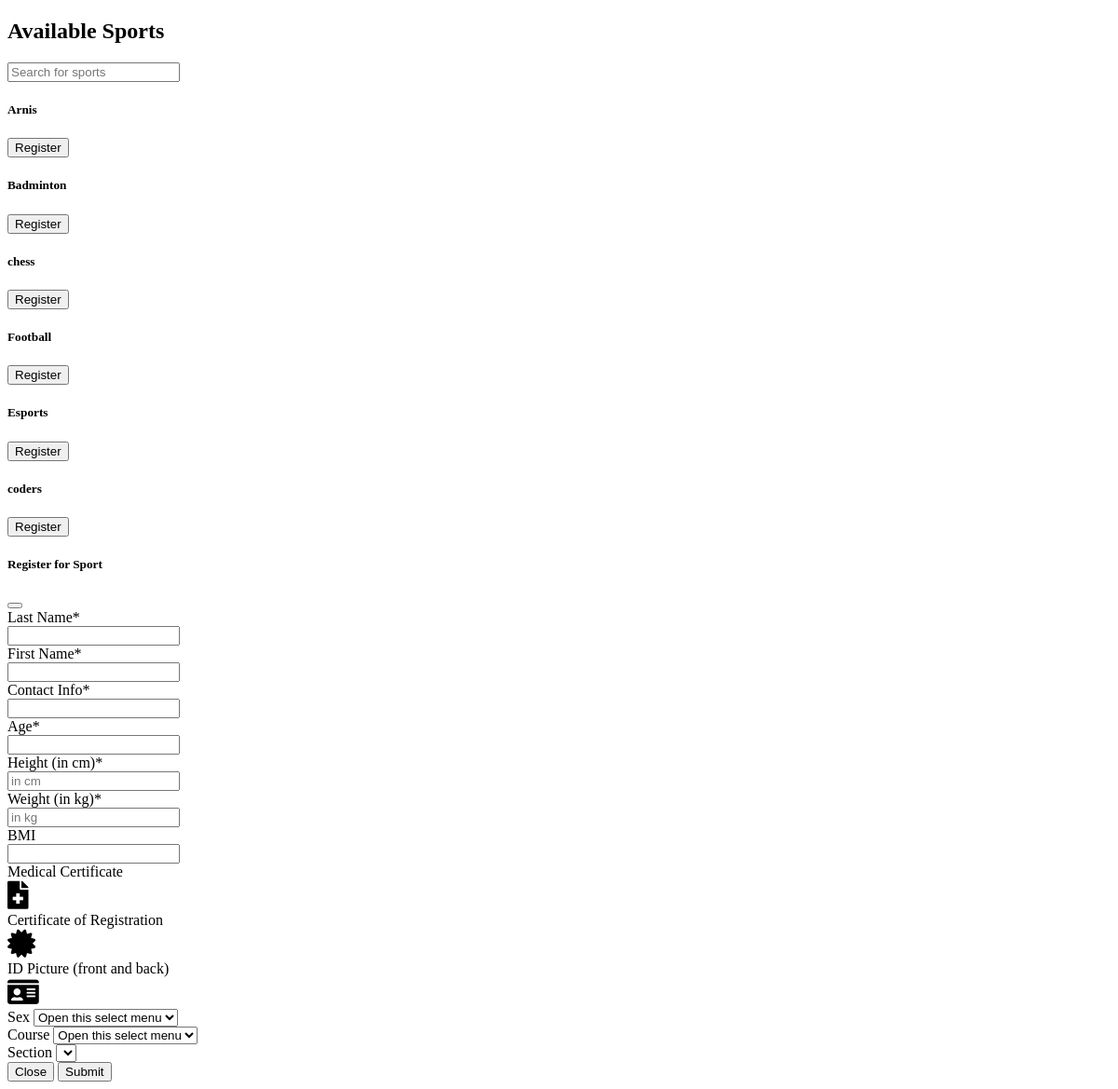
/main/roles/student_/sports_stud.php (signed in), run on an earlier commit of the app's database.
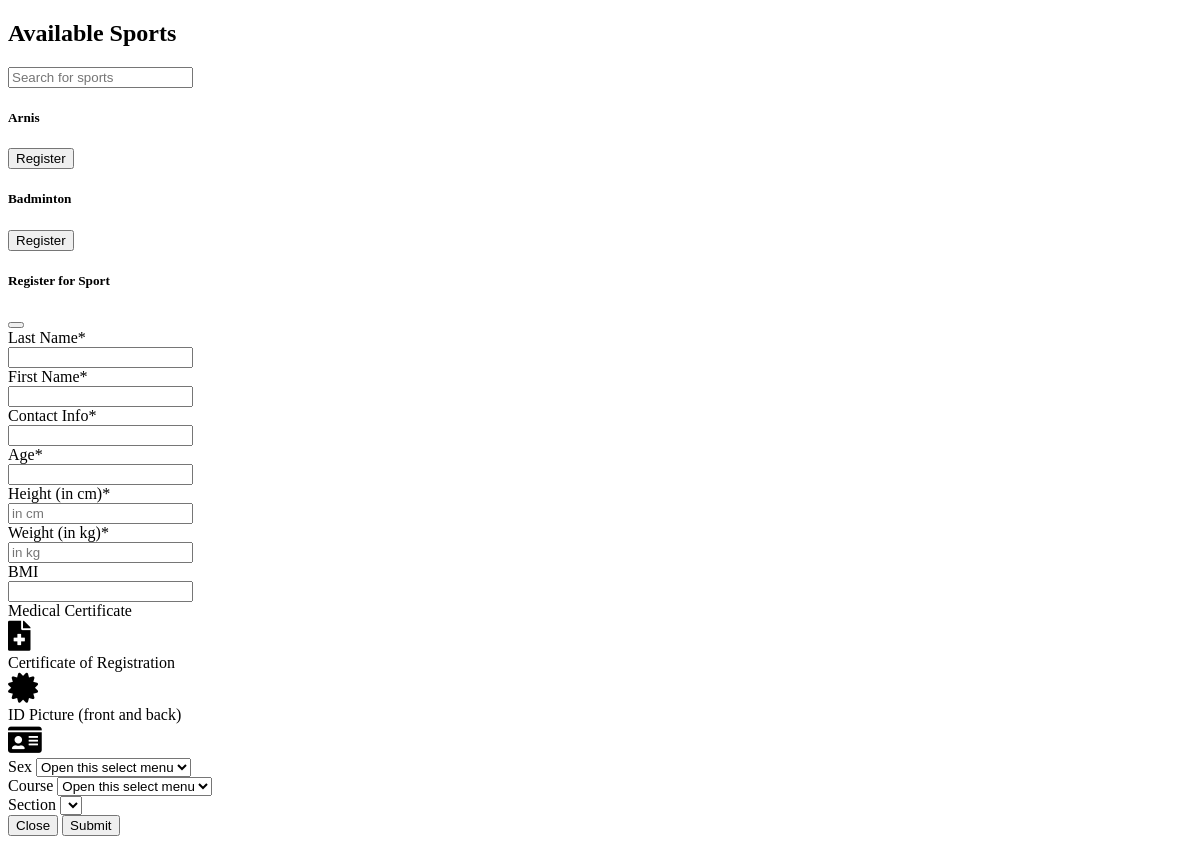
And on a later commit of the database.
### tables this page shows
CREATE TABLE `sports` (
  `sport_id` int(11) NOT NULL,
  `sport_name` varchar(100) NOT NULL,
  `teacher_id` int(11) DEFAULT NULL,
  `event_name` varchar(255) DEFAULT NULL,
  `event_id` int(11) DEFAULT NULL,
  `sport_date` date DEFAULT NULL,
  `sport_time` time DEFAULT NULL,
  `sport_location` varchar(255) DEFAULT NULL,
  `sport_facilitator` varchar(255) DEFAULT NULL,
  `sport_image` blob DEFAULT NULL,
  `sport_description` text DEFAULT NULL
);

### main/roles/student_/sports_stud.php (the view, shortened to what this page needs)
<?php
$conn = (new Database())->connect();
$sportsQuery = $conn->prepare("SELECT * FROM sports");
$sportsQuery->execute();
$sports = $sportsQuery->fetchAll(PDO::FETCH_ASSOC);
?>
<!DOCTYPE html>
<html lang="en">
<head>
    <link rel="stylesheet" href="https://cdnjs.cloudflare.com/ajax/libs/font-awesome/5.15.4/css/all.min.css">
</head>
<body>
<div id="sports_section" class="dashboard-section">
    <h2 class="my-4">Available Sports</h2>
    <div class="mb-4">
        <input type="text" id="searchSports" class="form-control" placeholder="Search for sports" onkeyup="filterSports()">
    </div>
    <div class="row" id="sportsContainer">
        <?php foreach ($sports as $sport): ?>
            <div class="col-md-4 mb-4 sport-card">
                <div class="card">
                    <div class="card-body">
                        <h5 class="card-title"><?= htmlspecialchars($sport['sport_name']) ?></h5>
                        <button class="btn btn-primary" onclick="showRegistrationForm(<?= $sport['sport_id'] ?>)">Register</button>
                    </div>
                </div>
            </div>
        <?php endforeach; ?>
    </div>
</div>
<div class="modal fade" id="registrationModal" tabindex="-1" aria-labelledby="registrationModalLabel" aria-hidden="true">
    <div class="modal-dialog">
        <div class="modal-content">
            <div class="modal-header">
                <h5 class="modal-title" id="registrationModalLabel">Register for Sport</h5>
                <button type="button" class="btn-close" data-bs-dismiss="modal" aria-label="Close"></button>
            </div>
            <div class="modal-body">
          <form action="" id="registrationForm" method="post"  enctype="multipart/form-data">
          <div class="mb-3">
            <label for="last_name" class="form-label" >Last Name</label><span class="error">*</span><br>
            <input type="text" id="last_name" name="last_name" class="form-control" >
          </div>
          <div class="mb-3">
            <label for="first_name" class="form-label">First Name</label><span class="error">*</span><br>
            <input type="text" id="first_name" name="first_name" class="form-control" >
          </div>
          <div class="mb-3">
            <label for="contact_info" class="form-label">Contact Info</label><span class="error">*</span><br>
            <input type="text" id="contact_info" name="contact_info" class="form-control" >
          </div>
          <div class="mb-3">
            <label for="age" class="form-label">Age</label><span class="error">*</span><br>
            <input type="number" id="age" name="age" class="form-control">
          </div>
          <div class="mb-3">
            <label for="height" class="form-label">Height (in cm)</label><span class="error">*</span><br>
            <input type="text" id="height" name="height" class="form-control" placeholder="in cm">
          </div>
          <div class="mb-3">
            <label for="weight" class="form-label">Weight (in kg)</label><span class="error">*</span><br>
            <input type="text" name="weight" id="weight" class="form-control" placeholder="in kg">
          </div>
          <div class="container">
          <div class="container">
          <div class="mb-3">
            <label for="bmi" class="form-label">BMI</label><br>
            <input type="text" id="bmi" name="bmi" class="form-control" readonly>
          </div>
          <div class="container">
           <div class="row">
          <div class="col-4 mb-3">
            <label for="medcert" class="form-label">Medical Certificate</label><br>
            <div class="input-group">
                <label for="medcert" class="input-group-text d-flex align-items-center justify-content-center" style="font-size: 30px; height: 50px;">
                    <i class="fas fa-file-medical"></i>
                </label>
            </div>
          </div>
          <div class="col-4 mb-3">
            <label for="cor_pic" class="form-label">Certificate of Registration</label>
            <div class="input-group">
              <label for="cor_pic" class="input-group-text d-flex align-items-center justify-content-center" style="font-size: 30px; height: 50px;">
                  <i class="fas fa-certificate"></i>
                </label>
            </div>
          </div>
        <div class="col-4 mb-3">
          <label for="id_pic" class="form-label">ID Picture (front and back) </label>
          <div class="input-group">
            <label for="id_pic" class="input-group-text d-flex align-items-center justify-content-center" style="font-size: 30px; height: 50px;">
              <i class="fas fa-id-card"></i>
             </label>
              </div>
            </div>
        </div>
          <div class="mb-3">
            <label for="sex" class="form-label">Sex</label>
            <select id="sex" name="sex" class="form-select" >
              <option selected>Open this select menu</option>
            </select>
          </div>
          <div class="mb-3">
            <label for="course" class="form-label">Course</label>
            <select id="course" name="course" class="form-select" onchange="updateSections()">
              <option selected>Open this select menu</option>
            </select>
          </div>
          <div class="mb-3">
            <label for="section" class="form-label">Section</label>
            <select id="section" name="section" class="form-select">
            </select>
          </div>
          <div class="modal-footer">
            <button type="button" class="btn btn-secondary" data-bs-dismiss="modal">Close</button>
            <button type="submit" class="btn btn-primary">Submit</button>
          </div>
        </form>
            </div>
        </div>
    </div>
</div>
</body>
</html>

What changed in the data, as far as the page shows it:
removed sports: sport_name "chess"
removed sports: sport_name "Football"
removed sports: sport_name "Esports"
removed sports: sport_name "coders"
